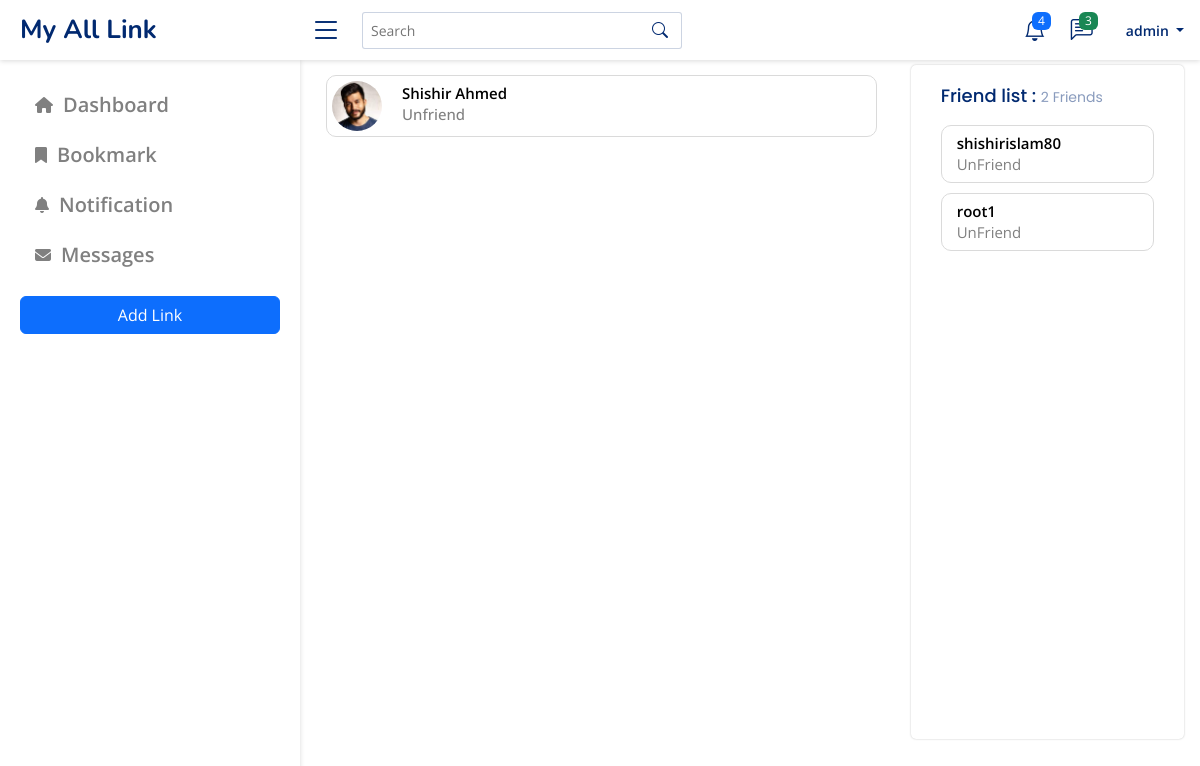
The page /feed/search?query=root (signed in) on the database its author committed.
### login/models.py (models this page shows)
class Profile(models.Model):
    user = models.OneToOneField(User, on_delete=models.CASCADE)
    friends = models.ManyToManyField(User, related_name='Friends', blank=True)
    avatar = models.ImageField(upload_to='profilePicture', blank=True)

### core/views.py (the view, shortened to what this page needs)
# urls.py: path('search', search, name="search"),
def search(request):
    if request.user.is_authenticated:
        check_profrile = Profile.objects.filter(user=request.user).exists()
        if check_profrile:
            profile = Profile.objects.get(user=request.user)
            friends = profile.friends.all()
            search_ = request.GET['query']
            profiles = Profile.objects.filter(
                user__username__icontains=search_)
            context = {
                'links': LinksmediaForm,
                'profile': profile,
                'profiles': profiles,
                'username': search_,
                'profile_username': profile.user,
                'friend_list': friends
            }
            return render(request, 'home/search.html', context)
    else:
        return redirect('/')

### core/templates/home/search.html (shortened to what this page needs)
{% extends 'base/base.html' %}
{% load static %}
{% block nav_name %} {{profile_username}} {% endblock nav_name %}
{% block body %}
<main id="main" class="main">
    <div class="container p-3">
        <div class="row">
            <div class="col-lg-8 col-sm-12">
                <div class="content_wrap">
                    <div class="row">
                        <div class="col-lg-12">
                            <div class="search_box_container">
                                <div class="search_box_content">
                                    <div class="serach_box_body">
                                        {% for profile in profiles %}
                                        <div class="follower d-flex">
                                            <div class="imeage">
                                                <img src="{{profile.avatar.url}}"
                                                    alt="">
                                            </div>
                                            <div class="follower_info">
                                                <a href="profile/{{profile.id}}">
                                                    <p> {{profile.user.first_name}} {{profile.user.last_name}}</p>
                                                </a>
                                                {% if profile.user == profile_username %}
                                                <a href="/feed/profile" style="color:gray;" class="btn_ btn_primary"> View Profile</a>
                                                {% else %}
                                                    {% if user in profile.friends.all %}
                                                    <a href="friend/{{profile.id}}/{{username}}" class="btn_ btn_primary" style="color:gray;" >Unfriend</a>
                                                    {% else %}
                                                    <a href="friend/{{profile.id}}/{{username}}" class="btn_ btn_primary">Add Friend</a>
                                                    {% endif %}
                                                {% endif %}
                                            </div>
                                        </div>
                                        {% endfor %}
                                    </div>
                                </div>
                            </div>
                        </div>
                    </div>
                </div>
            </div>
            <div class="col-lg-4 col-sm-12 d-none d-lg-block">
               <div class="card">
                <h5 class="card-title text-left">Friend list : <span> {{profile.friends.count}} Friends</span></h5>
                <div class="card-body">
                    {% for friend in friend_list %}
                    <div class="follower d-flex">
                        <div class="follower_info">
                            <a href="">
                                <p>{{friend}}</p>
                            </a>
                            <a href="friend/{{profile.id}}/{{username}}" class="btn_">UnFriend</a>
                        </div>
                    </div>
                    {% endfor %}
                </div>
            </div>
            </div>
        </div>
</main>
{% endblock body %}

### static/base/assets/css/style.css (style rules this page uses)
:root { scroll-behavior: smooth; }
body { font-family: "Open Sans", sans-serif; color: #444444; }
a { color: #4154f1; text-decoration: none; }
h1, h2, h3, h4, h5, h6 { font-family: "Nunito", sans-serif; }
#main { margin-top: 49px; transition: all 0.3s; }
.card { border: none; border-radius: 5px; box-shadow: 0px 0px 2px rgb(0 0 0 / 25%); }
.card-title { padding: 20px 15px 0px 30px; font-size: 18px; font-weight: 500; color: #012970; font-family: "Poppins", sans-serif; text-align: left; }
.card-title span { color: #899bbd; font-size: 14px; font-weight: 400; }
.card-body { padding: 0 20px 20px 20px; height: 78vh; overflow: scroll; }
@media (min-width: 1200px) { #main, #footer { margin-left: 300px; } }

### static/base/assets/css/index.css (style rules this page uses)
.content_wrap { width: 100%; height: 90vh; overflow: scroll; }
.imeage { width: 50px; height: 50px; overflow: hidden; border-radius: 50px; margin-right: 10px; }
.follower_info { line-height: 5px; padding: 10px; }
.follower { border-radius: 10px; border: .2px solid #dadada; padding: 5px; margin: 10px; }
.imeage img { width: 100%; object-fit: cover; height: 100%; }
.follower_info a { font-size: 15px; color: gray; }
.follower_info p { color: black; font-weight: 600; }
a.btn_.btn_primary { color: blue; font-weight: 500; }

### rows shown on the page
Profile: avatar (picture), user.first_name "Shishir", user.last_name "Ahmed"
Profile: friends.count "2"

### other values the page prints
{{ profile_username }} "admin"
{{ friend }} "shishirislam80"
{{ friend }} "root1"
